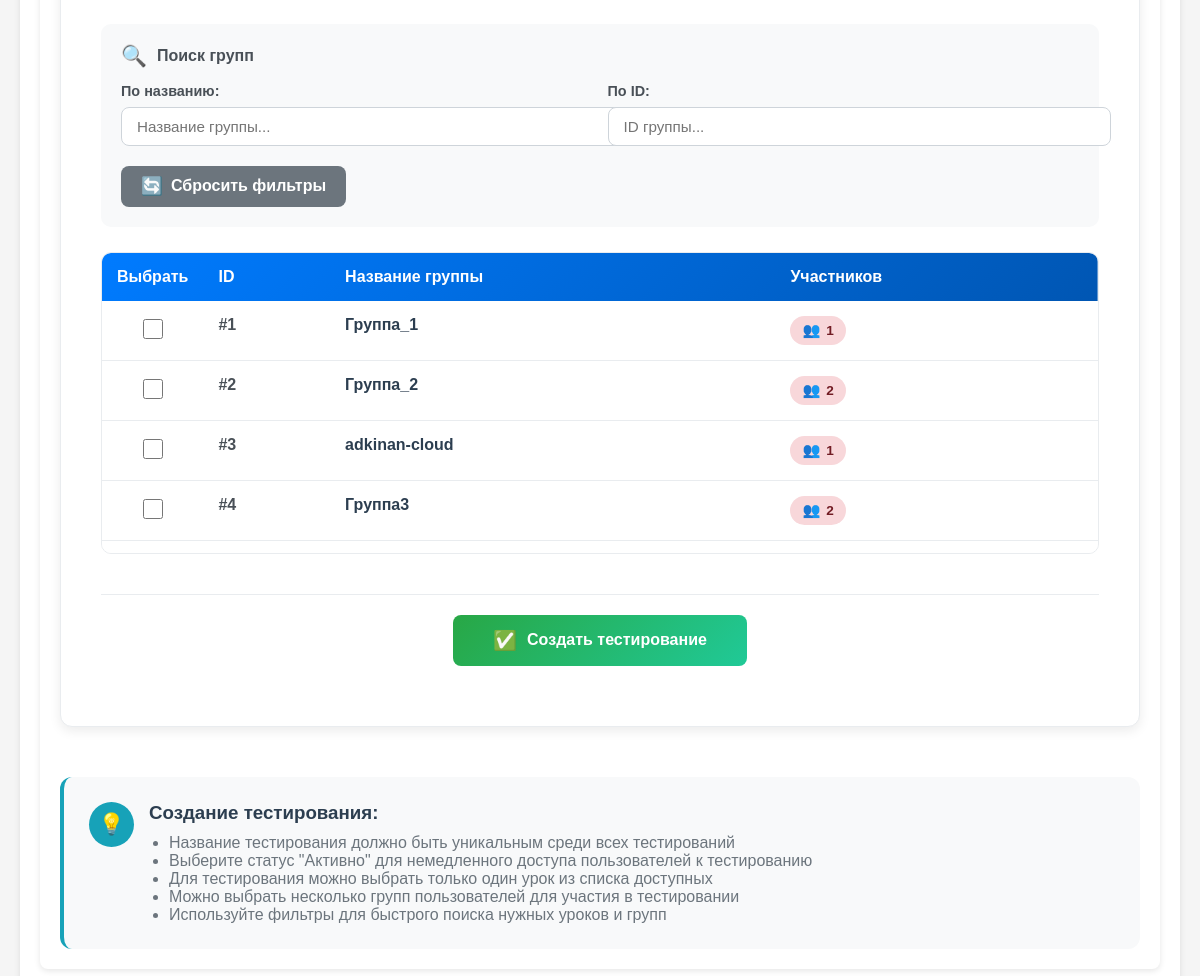
The app's page /dashboard/testing_management/testing_create (signed in, lower part), older data.
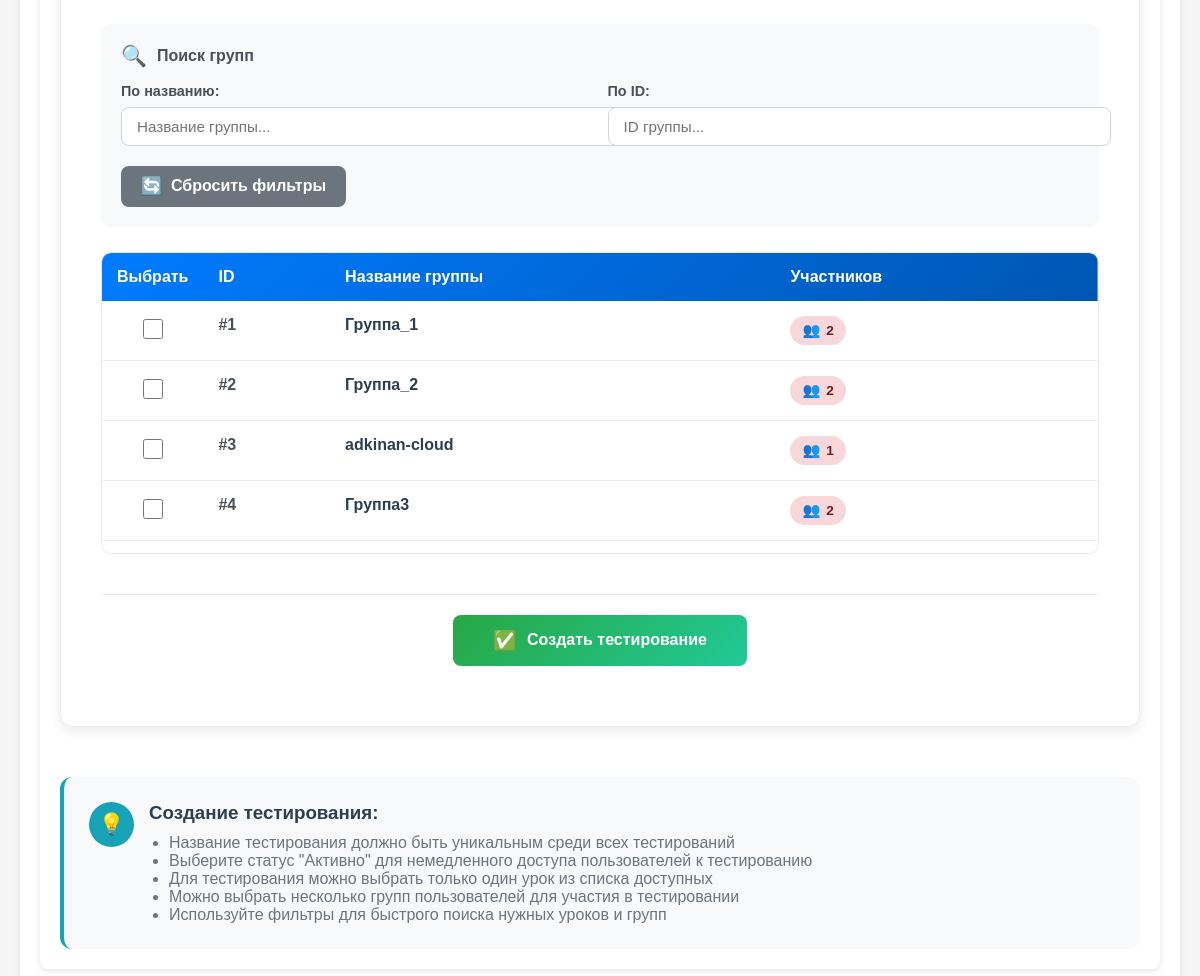
The same page, newer data.
### app.py (models this page shows, shortened)
class Group(db.Model):
    __tablename__ = 'Groups'
    id = db.Column(db.Integer, primary_key=True)
    groupname = db.Column(db.String(64), unique=True, nullable=False)
    users = db.Column(db.JSON, nullable=False)

### app.py (the view, shortened to what this page needs)
@app.route('/dashboard/testing_management/testing_create', methods=['GET', 'POST'])
def testing_create():
    if not check_privileges():
        return redirect(url_for('ErAuth'))
    testing_names = [t.name for t in Testing.query.order_by(Testing.name).all()]
    groups = Group.query.order_by(Group.id).all()
    lessons = Lesson.query.order_by(Lesson.id).all()
    if request.method == 'GET':
        return render_template(mgn + 'testing_create.html', groups=groups, lessons=lessons, testing_names=testing_names)

### app.py (called while the page is built)
@login_manager.user_loader
def load_user(user_id):
    return User.query.get(int(user_id))

def check_privileges():
    curent_user = User.query.filter(
        User.username.ilike(
            session.get('curent_user')
        )
    ).first()
    print("DEBUD: curent user-teacher is",curent_user)
    print("DEBUG: curent user-teacher privileges -",curent_user.is_admin)
    if not curent_user or not curent_user.is_admin:
        return False
    else:
        return True

    def __repr__(self):
        return f'<User {self.username}>'

    @property
    def is_admin(self):
        return self.privileges

### templates/templateM/testing_create.html (shortened to what the changed rows need)
{% extends 'base.html' %}
{% block content %}
<section class="hero-section">
    <div class="container">
        <div style="
            max-width: 1200px;
            margin: 0 auto 50px;
            background: white;
            border-radius: 12px;
            padding: 40px;
            box-shadow: 0 4px 12px rgba(0,0,0,0.08);
            border: 1px solid #e9ecef;
        ">
            <form id="testingForm" method="post">
                <div style="margin-bottom: 40px;">
                    <div style="
                        background: white;
                        border-radius: 10px;
                        border: 1px solid #e9ecef;
                        overflow: hidden;
                        max-height: 300px;
                        overflow-y: auto;
                    ">
                        <div style="overflow-x: auto;">
                            <table style="
                                width: 100%;
                                border-collapse: collapse;
                                min-width: 800px;
                            ">
                                <thead>
                                    <tr style="
                                        background: linear-gradient(135deg, #007bff 0%, #0056b3 100%);
                                        color: white;
                                    ">
                                        <th style="padding: 15px; text-align: left; font-weight: 600; border-radius: 8px 0 0 0; width: 60px;">Выбрать</th>
                                        <th style="padding: 15px; text-align: left; font-weight: 600;">ID</th>
                                        <th style="padding: 15px; text-align: left; font-weight: 600;">Название группы</th>
                                        <th style="padding: 15px; text-align: left; font-weight: 600; border-radius: 0 8px 0 0;">Участников</th>
                                    </tr>
                                </thead>
                                <tbody id="groupsTableBody">
                                    {% for g in groups %}
                                    <tr style="
                                        border-bottom: 1px solid #e9ecef;
                                        transition: all 0.3s ease;
                                    "
                                    class="group-select-row"
                                    onmouseover="this.style.backgroundColor='#f8f9fa';"
                                    onmouseout="this.style.backgroundColor='';">
                                        <td style="padding: 15px; vertical-align: top; text-align: center;">
                                            <label style="
                                                display: inline-block;
                                                cursor: pointer;
                                                position: relative;
                                            ">
                                                <input
                                                    type="checkbox"
                                                    class="group-checkbox"
                                                    value="{{ g.id }}"
                                                    style="
                                                        width: 20px;
                                                        height: 20px;
                                                        cursor: pointer;
                                                    "
                                                >
                                            </label>
                                        </td>
                                        <td style="padding: 15px; font-weight: 600; color: #495057; vertical-align: top;">
                                            #{{ g.id }}
                                        </td>
                                        <td style="padding: 15px; vertical-align: top;">
                                            <div style="font-weight: 600; color: #2c3e50; margin-bottom: 5px;">
                                                {{ g.groupname }}
                                            </div>
                                        </td>
                                        <td style="padding: 15px; vertical-align: top;">
                                            <div style="
                                                display: inline-flex;
                                                align-items: center;
                                                padding: 6px 12px;
                                                border-radius: 20px;
                                                font-weight: 600;
                                                font-size: 0.85rem;
                                                background-color: {% if g.users|length >= 20 %}#d4edda{% elif g.users|length >= 10 %}#fff3cd{% else %}#f8d7da{% endif %};
                                                color: {% if g.users|length >= 20 %}#155724{% elif g.users|length >= 10 %}#856404{% else %}#721c24{% endif %};
                                                gap: 6px;
                                            ">
                                                <span style="font-size: 0.9rem;">👥</span>
                                                {{ g.users|length }}
                                            </div>
                                        </td>
                                    </tr>
                                    {% endfor %}
                                </tbody>
                            </table>
                        </div>
                    </div>
                </div>
            </form>
        </div>
    </div>
</section>
{% endblock %}
{% set show_footer = False %}

Row changes from the older to the newer data that the page shows:
changed Group "Группа_1": users|length "1" → "2"
